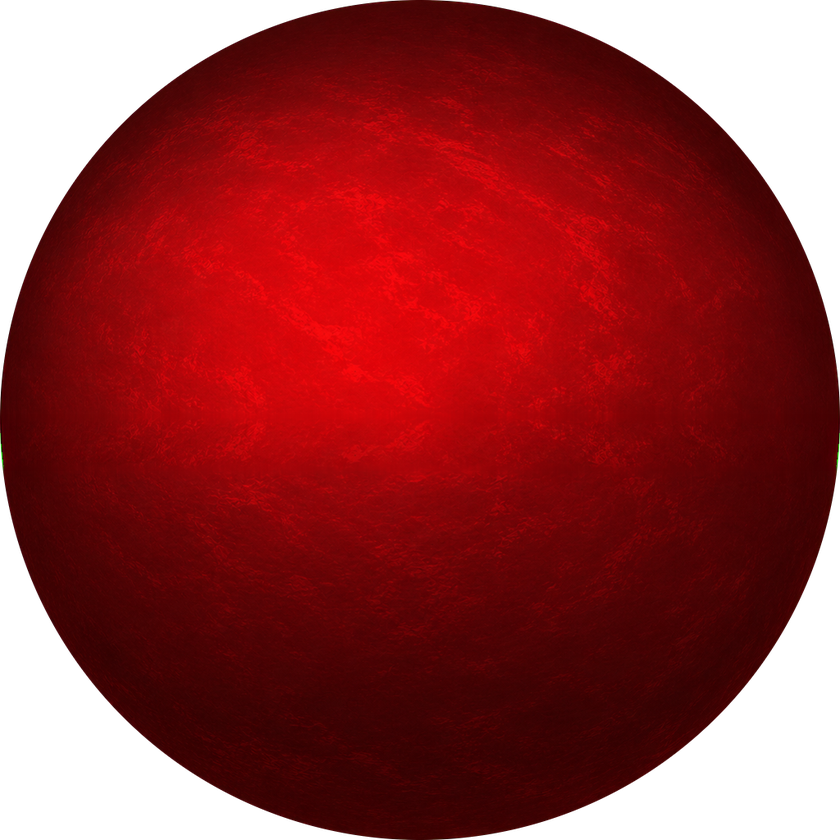
#> input picture assets/hud/orb-life-v2.png, 840 x 840 px, shrunk from 1024 x 1024 before the run, found by its file name
$ python deband_orb.py
#> lines starting #> are read from the running program, lines starting #| are printed output that depends on the picture
#> in deband, im is the input picture: PIL image 840x840 RGBA; mean R, G, B, A 94.7, 3.3, 5.2, 200.3
"""Take the horizon out of the life and mana globes.

The generated sphere art (`orb-{life,mana}-v2.png`) has a horizon in it. Around
half way down the ball the mottled surface stops and turns into vertical smears
for seventy rows, then picks up again underneath: the renderer drew a landscape
receding to a vanishing point rather than a wall of liquid, and the top of that
band is a hard horizontal line straight across the globe. It is painted INTO the
texture, so nothing layered over it in CSS can remove it, which is why the dodge
ramp underneath was fixed twice for a line that was never the ramp's.

The repair keeps the lighting and replaces only the texture. Split the image
into a vertical low-frequency part (the shading, which is correct) and its
detail (the mottling, which is smeared across the band). Inside the band, take
the detail from the rows just above it, mirrored, and cross-fade it in at both
ends so the patch cannot leave an edge of its own. The band is FOUND, not
declared: a smeared row barely differs from the row above it, which is exactly
what makes it measurable.

    python tools/deband_orb.py

Re-runnable: a repaired image has no low-detail band left to find, and the
script says so and writes nothing.
"""

import numpy as np
from PIL import Image

# The masters; tools/build_ui_webp.py scales them to the shipped WebP afterwards.
FILES = ("assets/hud/orb-life-v2.png", "assets/hud/orb-mana-v2.png")

#: Rows over which the shading is considered smooth. Well above the seventy-row
#: band, so the split cannot put any of the horizon into the "lighting" half.
SHADE_SIGMA = 40.0
#: A row is smeared when it differs from the row above it by less than this
#: fraction of the image's own median row-to-row difference.
SMEAR_RATIO = 0.45
#: Rows of cross-fade at each end of the patch.
FEATHER = 14


def blur_rows(a: np.ndarray, sigma: float) -> np.ndarray:
    """Gaussian blur down the image only. Columns are untouched."""
    radius = int(sigma * 3)
    k = np.exp(-0.5 * (np.arange(-radius, radius + 1) / sigma) ** 2)
    k /= k.sum()
    padded = np.pad(a, ((radius, radius), (0, 0), (0, 0)), mode="edge")
    out = np.zeros_like(a)
    for i, weight in enumerate(k):
        out += padded[i : i + a.shape[0]] * weight
    return out


def find_band(a: np.ndarray) -> tuple[int, int] | None:
    """The smeared rows, as [first, last]. None when there is no horizon left."""
    h, w, _ = a.shape
#> h = 840; w = 840
    core = a[:, w // 4 : 3 * w // 4, :3].mean(axis=2)
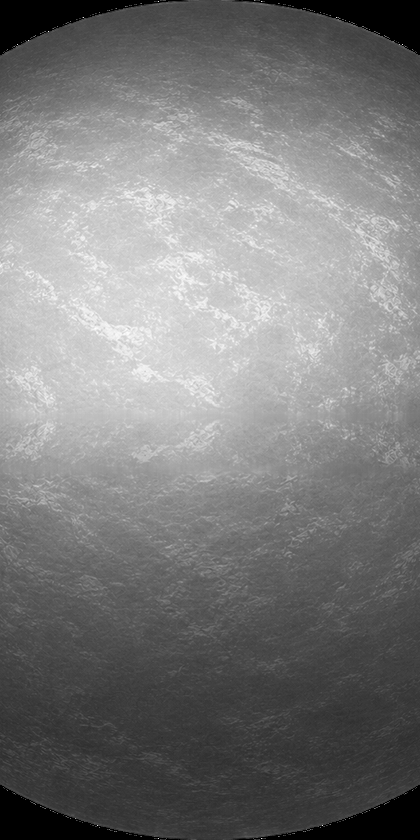
#> core: shape (840, 420) float64; min 0, max 95.33, mean 46.4; drawn with min black and max white
    step = np.abs(np.diff(core, axis=0)).mean(axis=1)
#> step = 839 values, max 3.14 at index 0, min 0.487 at index 415, mean 1.8
    inner = slice(int(h * 0.15), int(h * 0.85))
    smeared = np.zeros(h, bool)
    smeared[1:] = step < SMEAR_RATIO * np.median(step[inner])
    smeared[: inner.start] = False
    smeared[inner.stop :] = False
    rows = np.flatnonzero(smeared)
#> rows = [415, 416, 417, 418, 468, 469, 470, 471]
    if rows.size < 20:
        return None
    return int(rows.min()), int(rows.max())


def deband(path: str) -> None:
    im = Image.open(path).convert("RGBA")
    a = np.asarray(im).astype(np.float64)
    band = find_band(a)
    if band is None:
        print(f"{path}: no horizon found, left alone")
        return
    top, bottom = band
    span = bottom - top + 1

    rgb = a[:, :, :3]
    shade = blur_rows(rgb, SHADE_SIGMA)
    detail = rgb - shade

    # The donor: the same number of rows immediately above the band, mirrored, so
    # the mottling that runs into the horizon runs back out of it.
    src_top = max(0, top - span)
    donor = detail[src_top:top][::-1]
    if donor.shape[0] < span:
        donor = np.repeat(donor, int(np.ceil(span / max(donor.shape[0], 1))), axis=0)
    donor = donor[:span]

    # Feathered at both ends: a hard swap trades one horizontal line for two.
    mix = np.ones(span)
    ramp = np.linspace(0, 1, FEATHER)
    mix[:FEATHER] = ramp
    mix[-FEATHER:] = ramp[::-1]
    detail[top : bottom + 1] = (
        detail[top : bottom + 1] * (1 - mix)[:, None, None] + donor * mix[:, None, None]
    )

    a[:, :, :3] = np.clip(shade + detail, 0, 255)
    Image.fromarray(a.astype(np.uint8), "RGBA").save(path)
    print(f"{path}: horizon at rows {top}..{bottom} repaired from the {span} above it")


if __name__ == "__main__":
    for f in FILES:
        deband(f)
#> pass 2 of the loop `for f in FILES:`:
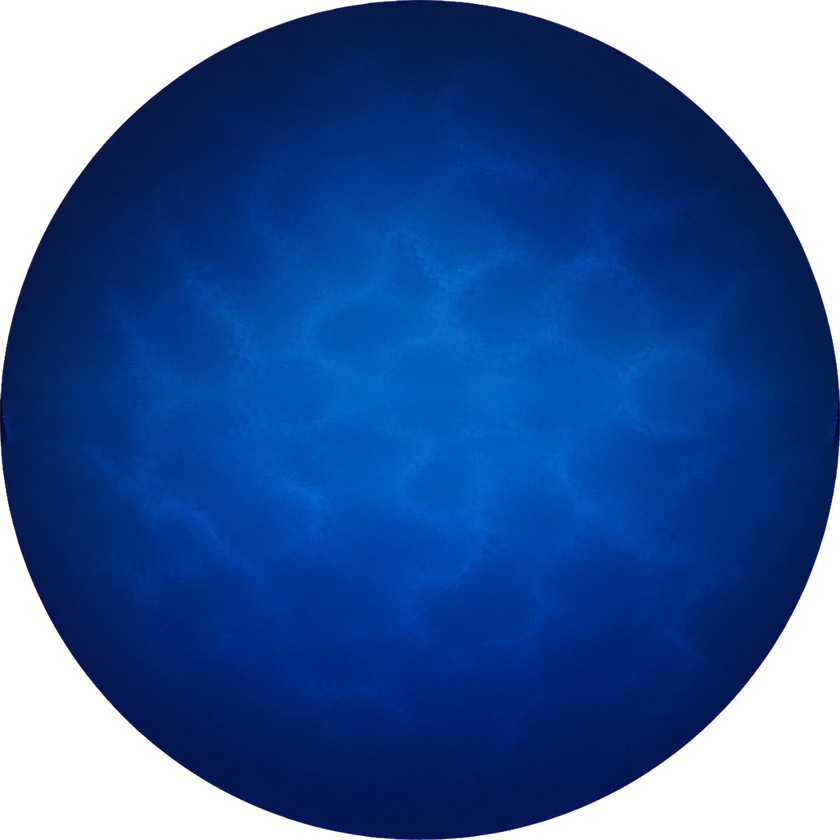
#> input picture assets/hud/orb-mana-v2.png, 840 x 840 px, shrunk from 1024 x 1024 before the run, found by its file name
#> in deband, im is the input picture: PIL image 840x840 RGBA; mean R, G, B, A 1.7, 39.8, 101.3, 200
#> in find_band (call 2), `core = a[:, w // 4 : 3 * w // 4, :3].mean(axis=2)`:
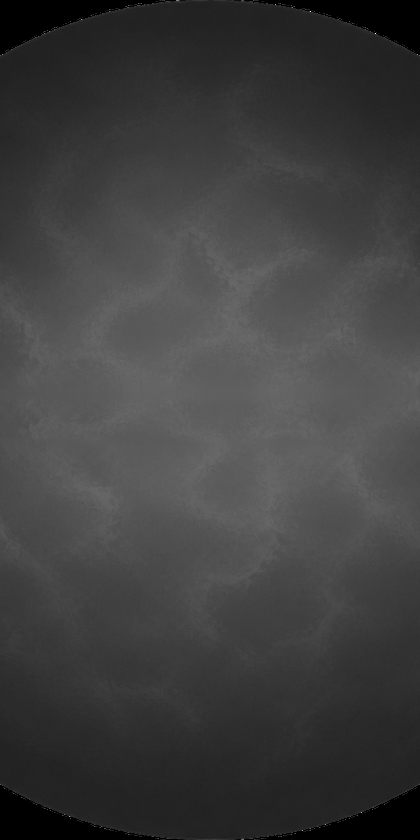
#> core: shape (840, 420) float64; min 0, max 255, mean 63.5
#> step = 839 values, max 6.76 at index 838, min 0.287 at index 392, mean 1.04
